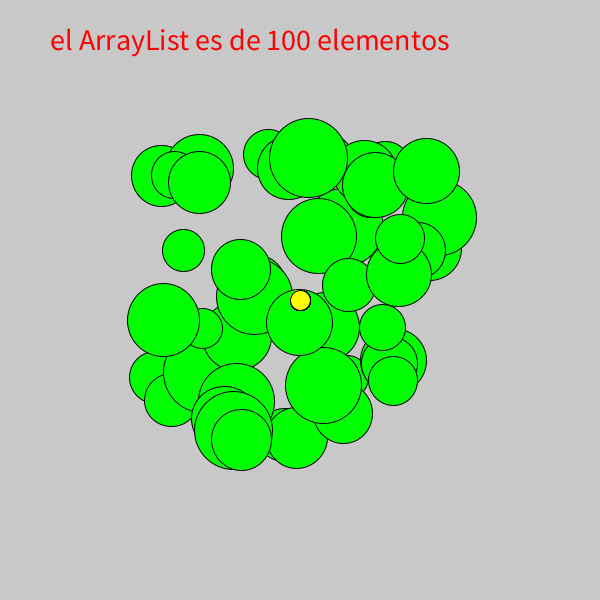
Frame 1 (no input)
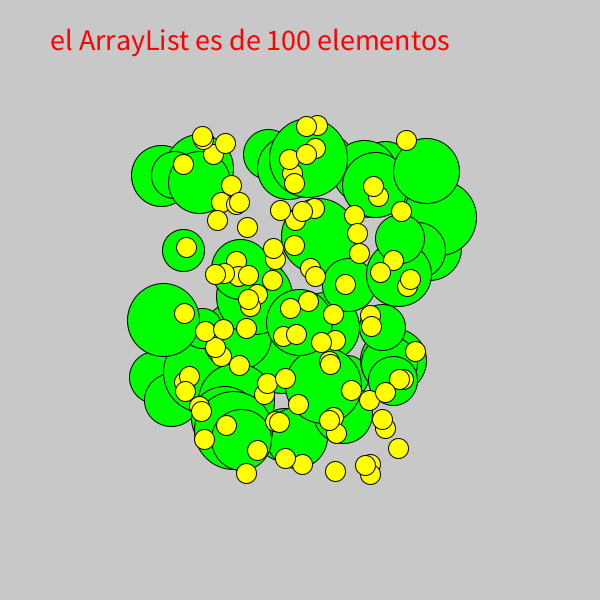
Frame 60 (the mouse pressed at the canvas centre just before this capture)
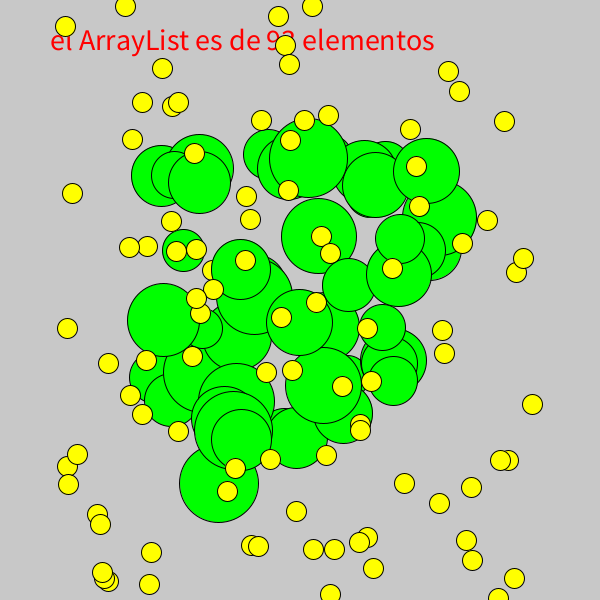
Frame 120 (the mouse held since frame 60 and released just before this capture)

The Processing sketch that drew these frames (run headless with seeded random() and noise(); from frame 60 on, the mouse is pressed at the canvas centre):

// Processing sketch: ejemploArrayList
// ── ejemploArrayList.pde
MiPrograma m;
void setup() {
  size(600, 600);
  m = new MiPrograma();
  textSize(30);
}
void draw() {
  background(200);
  m.display();
}

// ── clasePrincipal.pde
class MiPrograma {
  int minimo;
  Ball b1, b2; // declaro 2 instancias de la clase Ball
  Ball [] ba = new Ball[50]; //  declaro un arreglo de la clase Ball
  ArrayList <Ball> ball; // declaro un arreglo de tamaño dinámico

  MiPrograma() {
    minimo = width/4;
    b1 = new Ball(random(minimo, width-minimo), random(minimo, height-minimo), random(40, 80));
    b2 = new Ball(color(255, 255, 0));
    for (int i=0; i<ba.length; i++) {
      ba[i] = new Ball(random(minimo, width-minimo), random(minimo, height-minimo), random(40, 80));
    }

    ball = new ArrayList();
    for (int i=0; i<100; i++) {
      ball.add(new Ball(color(255, 255, 0)));
    }
  }
  void display() {
    println("el ArrayList es de "+ ball.size() );
    fill(255, 0, 0);
    text("el ArrayList es de "+ ball.size()+ " elementos", 50, 50);
    b1.dibujar();
    b2.dibujar();
    b1.mover();
    b2.mover();

    for (int i=0; i<ba.length; i++) { // for de arreglo de objetos
      ba[i].dibujar();
      //ba[i].mover();
    }

    for ( Ball b : ball) { // for para ejecutar el ArrayList
      b.dibujar();
      b.mover();
    }
    for (int i= ball.size()-1; i>0; i--) {
      Ball b = ball.get(i); 
      /* get accede a cada una de las instancias creadas 
       en el ArrayList ball y se las translada a b */
      if (b.seSale()) { // si alguna sale por la parte inferior
        ball.remove(i); // no existe mas
      }
    }
    if (frameCount%60==0) { // cada 1 segundo
      ball.add(new Ball(color(255, 255, 0))); // creamos una nueva instancia
    }
  }
}

// ── classBola.pde
class Ball {
  float x, y, d; // ubicación y tamaño
  float dx, dy; // dirección eje X y eje Y
  color relleno;
  Ball(float x, float y, float d) {
    this.x = x;
    this.y = y;
    this.d = d;
    dx = random(-2, 2);
    dy = random(-3, 3);
    relleno = color(0, 255, 0);
  }
  Ball(color relleno) {
    this.relleno = relleno;
    x = width/2;
    y = height/2;
    d = 20;
    dx = random(-2, 2);
    dy = random(-3, 3);
  }
  void dibujar() {
    fill(relleno);
    circle(x, y, d);
  }
  void mover() {
    if (x>width-d/2 || x<d/2) {
      dx *= -1;
    }
    y = y<0 ? height: y;
    x += dx;
    y += dy;
  }
  boolean seSale() {
    return y>height;
  }
}
